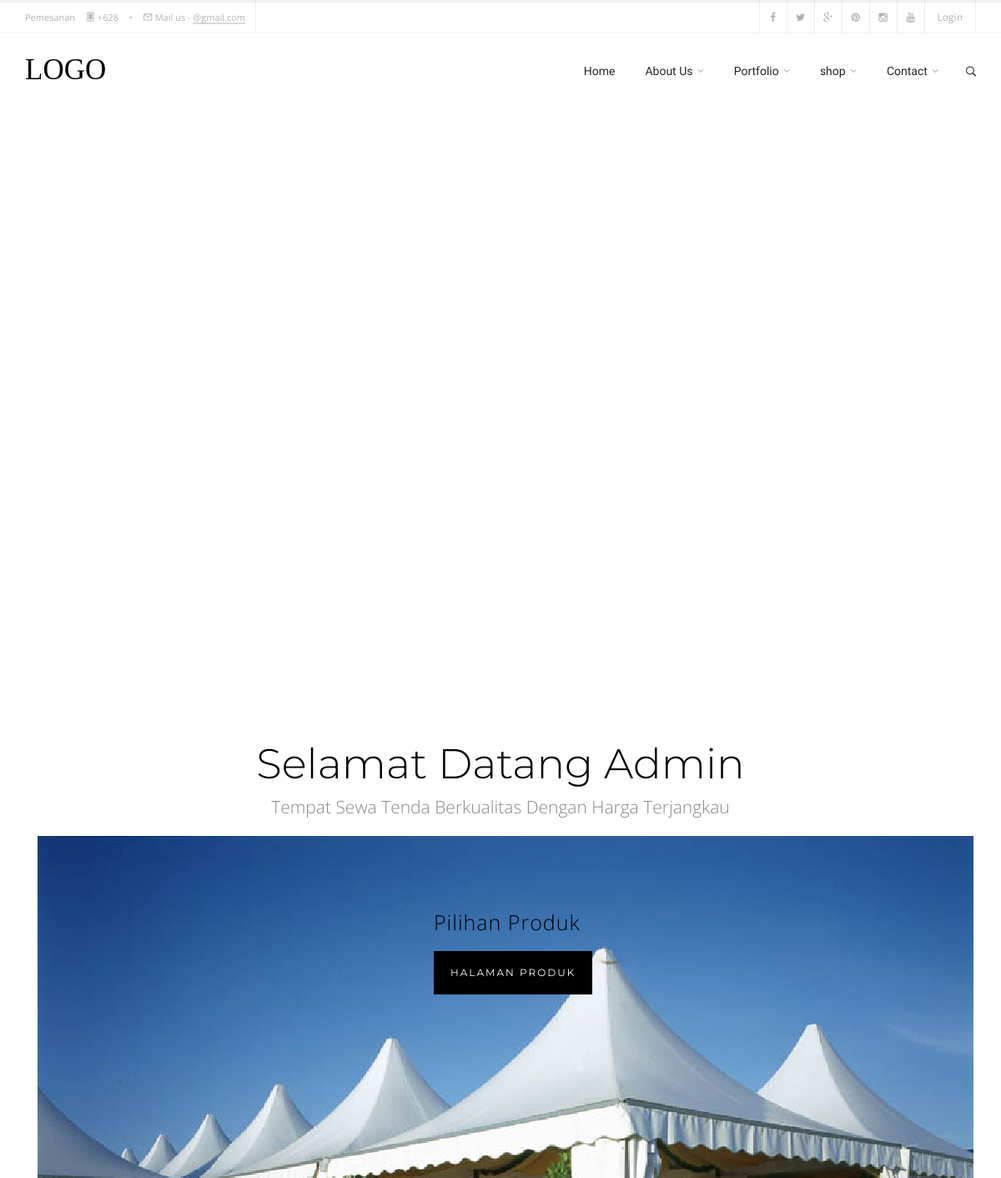
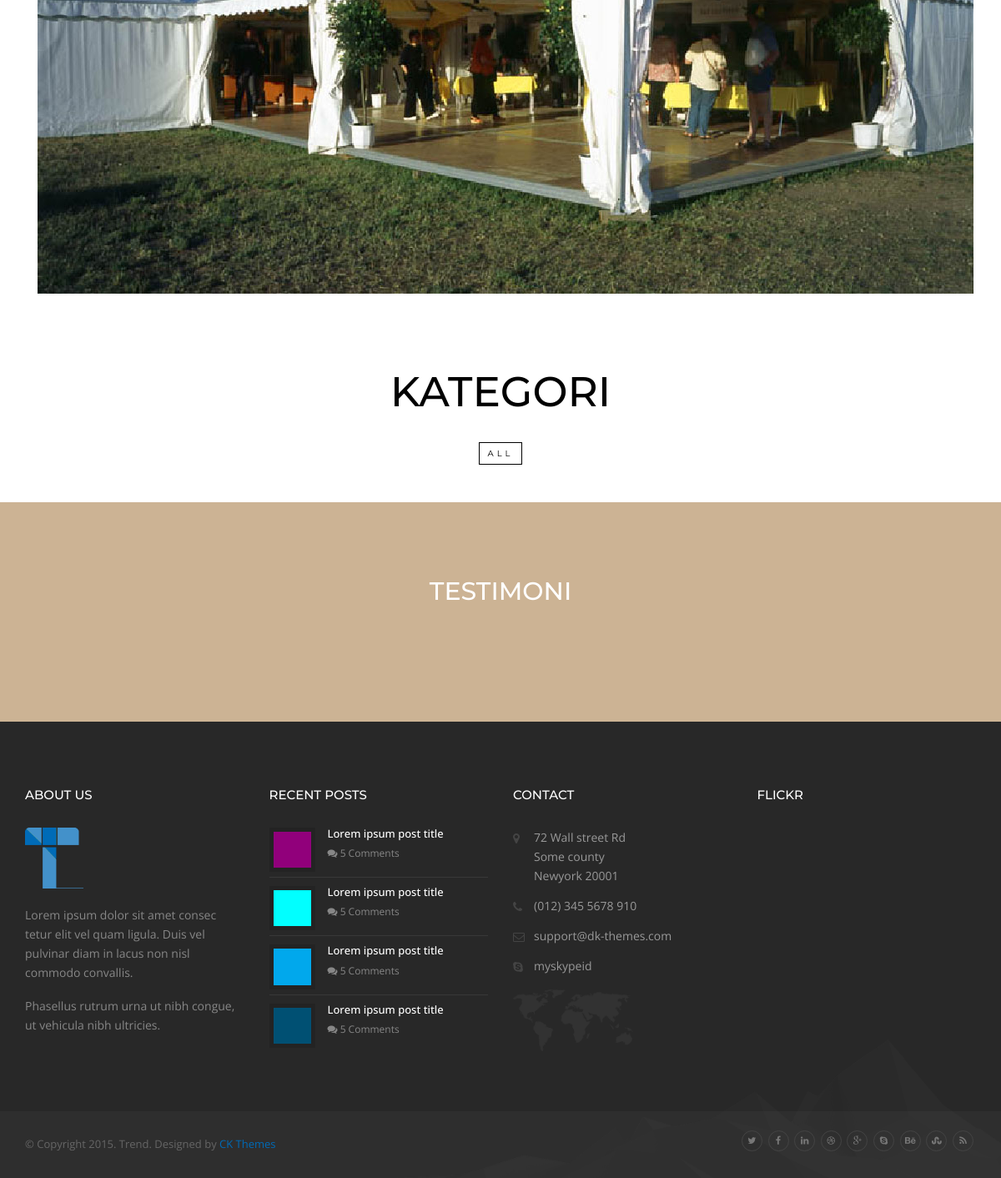
Before: / with the older database file (2 pictures, top to bottom).
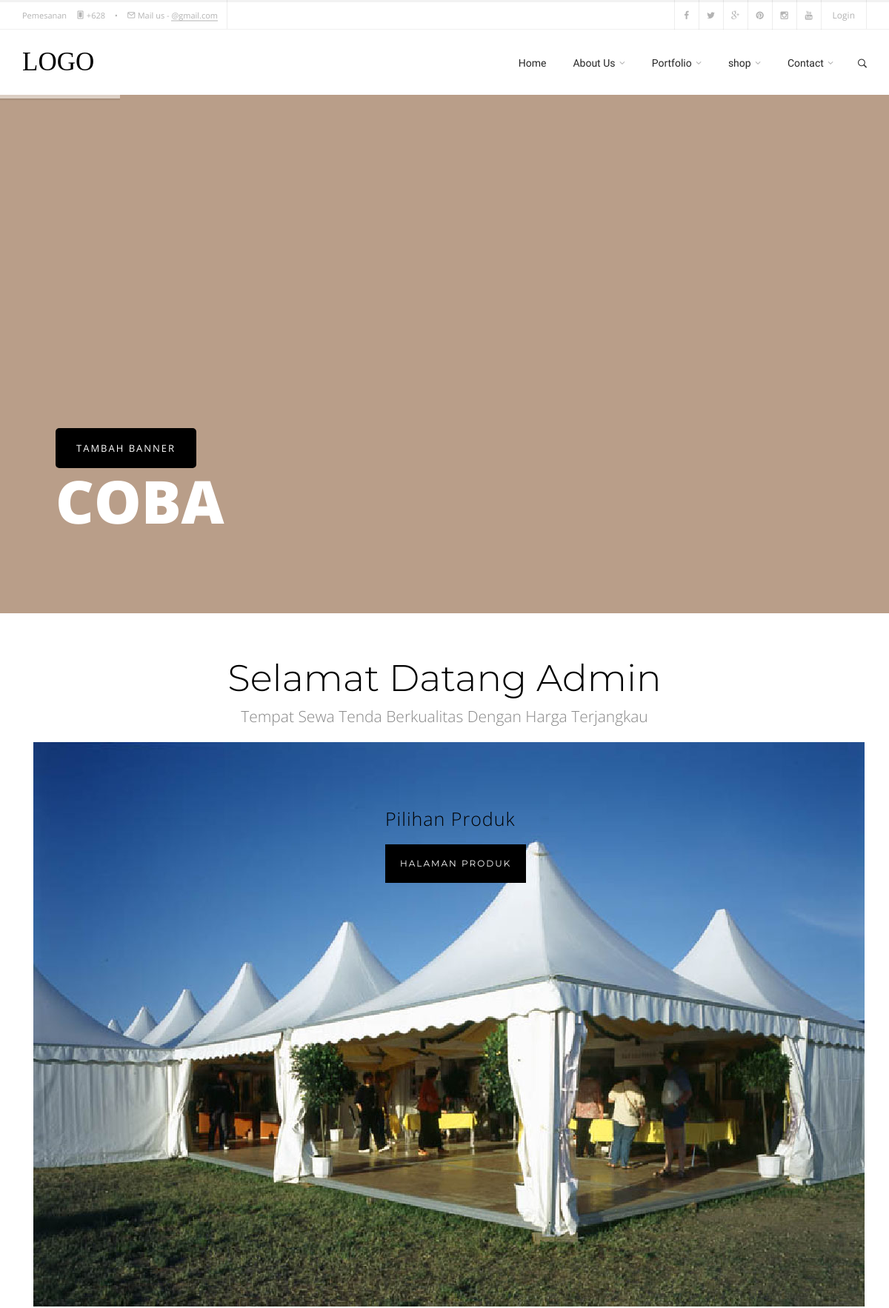
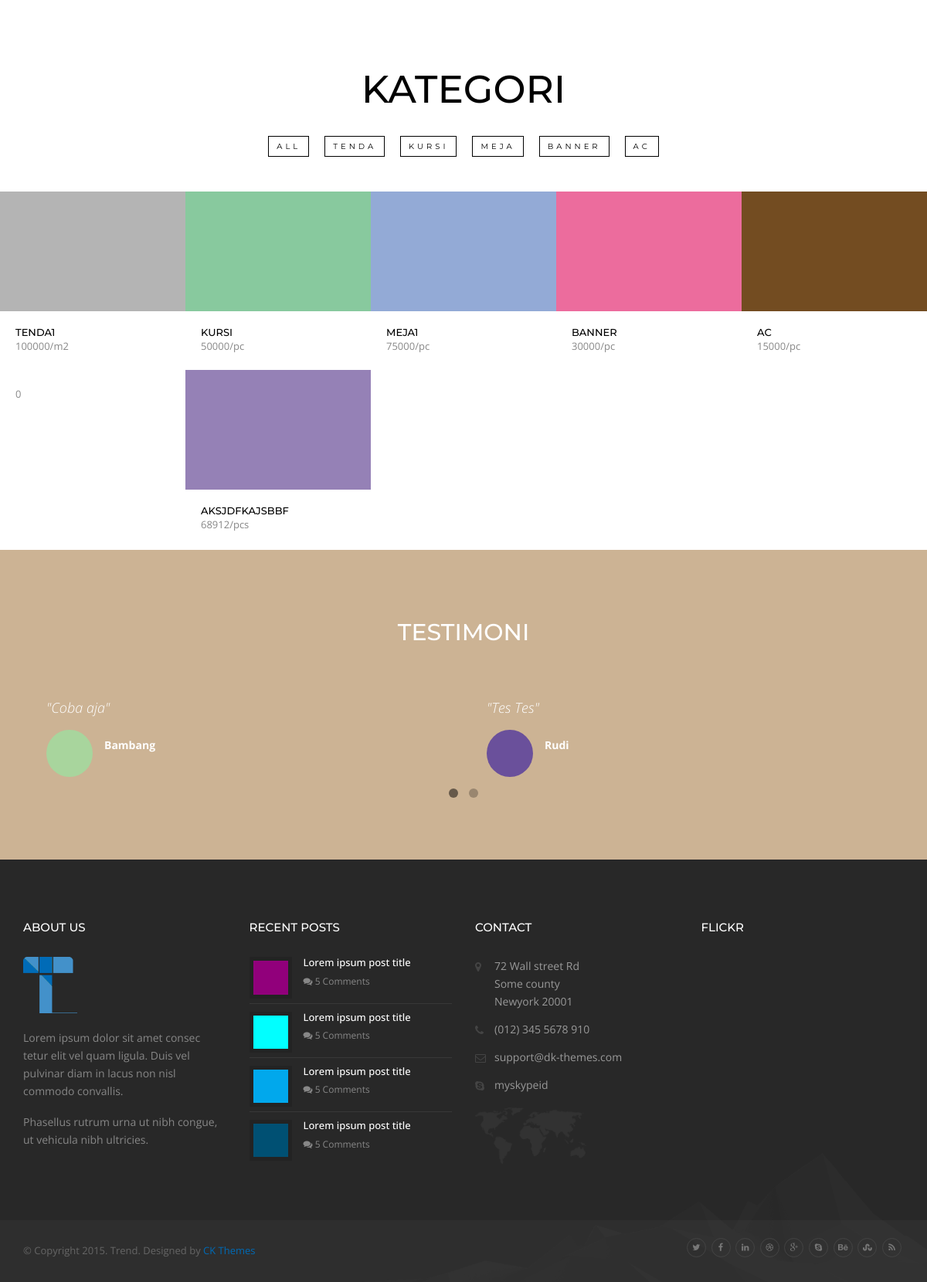
After: the same page with the newer database file (2 pictures, top to bottom).
### tables this page shows
CREATE TABLE `banner` (
  `id_banner` int(3) NOT NULL,
  `foto_banner` varchar(20) NOT NULL,
  `judul` varchar(30) NOT NULL,
  `subjudul` varchar(30) NOT NULL
);

CREATE TABLE `kategori` (
  `id_kategori` int(8) NOT NULL,
  `nama_kategori` varchar(30) NOT NULL
);

CREATE TABLE `produk` (
  `id` int(11) NOT NULL,
  `id_kategori` int(11) NOT NULL,
  `nama_produk` varchar(30) NOT NULL,
  `harga` int(8) NOT NULL,
  `satuan` varchar(10) NOT NULL,
  `foto_produk` varchar(30) NOT NULL,
  `terjual` int(3) NOT NULL
);

CREATE TABLE `testimoni` (
  `id_testimoni` int(3) NOT NULL,
  `nama` varchar(30) NOT NULL,
  `pesan_testimoni` varchar(100) NOT NULL,
  `foto_testimoni` varchar(20) NOT NULL
);

### index.php (called while the page is built, shortened)
<?php
	include "header_user.php";
	include "isi.php";
	include "footer_user.php";
?>

### home.php (the view, shortened to what this page needs)
<div class="slider-wrap">
	<div class="tp-banner-container">
		<div class="tp-banner" >
			<ul>
				<?php $ambil = $koneksi->query("SELECT * FROM banner");?>
				<?php while($perproduk = $ambil->fetch_assoc()){ ?>
				<li data-transition="fade" data-slotamount="1" data-masterspeed="1500" data-thumb="" data-delay="13000"  data-saveperformance="off"  data-title="Our Workplace">
					<div class="tp-caption customin customout tp-resizeme"
						data-x="left" data-hoffset="60"
						data-y="500"
						data-customin="x:0;y:0;z:0;rotationX:90;rotationY:0;rotationZ:0;scaleX:1;scaleY:1;skewX:0;skewY:0;opacity:0;transformPerspective:200;transformOrigin:50% 0%;"
						data-customout="x:0;y:0;z:0;rotationX:0;rotationY:0;rotationZ:0;scaleX:0.75;scaleY:0.75;skewX:0;skewY:0;opacity:0;transformPerspective:600;transformOrigin:50% 50%;"
						data-speed="1000"
						data-start="500"
						data-easing="Back.easeInOut"
						data-endspeed="300"
						style="font-size:80px;color:#fff;text-transform:uppercase;font-weight: 800 !important;letter-spacing: 0px;line-height: 120% !important;"
						><?php echo $perproduk ['judul']; ?>
					</div>
					<a href="banner.php" class="tp-caption small_title  customin customout tp-resizeme"
						data-x="left" data-hoffset="60"
						data-y="450"
						data-customin="x:0;y:0;z:0;rotationX:90;rotationY:0;rotationZ:0;scaleX:1;scaleY:1;skewX:0;skewY:0;opacity:0;transformPerspective:200;transformOrigin:50% 0%;"
						data-customout="x:0;y:0;z:0;rotationX:0;rotationY:0;rotationZ:0;scaleX:0.75;scaleY:0.75;skewX:0;skewY:0;opacity:0;transformPerspective:600;transformOrigin:50% 50%;"
						data-speed="1600"
						data-start="900"
						data-easing="Back.easeInOut"
						data-endspeed="300" style="	background: #000;
						padding:18px 28px;
						color: #fff;
						text-transform: uppercase;
						border: none;
						font-size: 13px;
						letter-spacing: 2px;
						border-radius: 0px;
						display: table;
						transition: .4s;
						border-radius:5px;
						">Tambah Banner</a>
				</li>
				<?php
				}
				?>
			</ul>
			<div class="tp-bannertimer"></div>
		</div>
	</div>
</div>
<div class="inner-content no-padding">
	<div class="container">
		<div class="welcome-content text-center">
			<h2>Selamat Datang Admin</h2>
			<p class="lead">Tempat Sewa Tenda Berkualitas Dengan Harga Terjangkau</p>
		</div>
	</div>
	<div class="container info-home">
		<div class="col-md-5">
			<img src="foto/tenda.jpg" alt="">
		</div>
		<div class="col-md-7">
			<h3>Pilihan Produk</em></h3>
			<a href="?halaman=produk" class="button btn-lg">Halaman Produk</a>
		</div>
	</div>
	<section id="portfolio-section">
		<div class="container">
			<h3 class="uppercase text-center"> Kategori</h3>
		</div>
		<ul class="filter" data-option-key="filter">
			<li><a class="selected" href="#filter" data-option-value="*">All</a></li>
			<?php
                     $query  = mysqli_query($koneksi, "SELECT * FROM kategori") or die (mysqli_error());
                     while ($kategori = mysqli_fetch_array($query)) {
               ?>
			<li><a href="#" data-option-value="<?php echo ".".$kategori['id_kategori']; ?>"><?php echo $kategori['nama_kategori']; ?></a></li>
			<?php
				}
			?>
		</ul>
		<div id="portfolio-home" class="isotope">
			<?php
                     $query  = mysqli_query($koneksi, "SELECT * FROM produk") or die (mysqli_error());
                     while ($produk = mysqli_fetch_array($query)) {
               ?>
			<div class="project-item <?php echo $produk['id_kategori']; ?>">
				<div class="project-gal">
					<img src="foto/produk/<?php echo $produk['foto_produk']; ?>" class="img-responsive" alt="">
				</div>
				<div class="project-info">
					<h2><?php echo $produk['nama_produk']; ?></h2>
					<p><?php echo $produk['harga'];?><?php echo $produk['satuan'];?></p>
				</div>
			</div>
			<?php
				}
			?>
		</div>
	</section>
<div class="parallax-bg3 padding70">
	<div class="container home-testimonials ">
		<div class="text-center space70">
			<h2 class="white uppercase">Testimoni</h2>
		</div>
		<div id="home-quote" class="owl-carousel owl-theme">
			<?php
                 $querytesti  = mysqli_query($koneksi, "SELECT * FROM testimoni") or die (mysqli_error());
                 while ($testimoni = mysqli_fetch_array($querytesti)) {
               ?>
			<div class="item">
				<div class="hq-info">
					<p>"<?php echo $testimoni['pesan_testimoni']; ?>"</p>
					<img src="foto/testimoni/<?php echo $testimoni['foto_testimoni']; ?>" alt="">
					<span><strong><?php echo $testimoni['nama']; ?></strong></span>
				</div>
			</div>
			<?php
				}
			?>
		</div>
	</div>
</div>

### header_user.php (shortened to what this page needs)
<!DOCTYPE html>
<html lang="en">
<head>
	<link rel="stylesheet" href="css/bootstrap.min.css" type="text/css">
	<link rel="stylesheet" href="js/owl-carousel/owl.carousel.css">
	<link rel="stylesheet" href="js/owl-carousel/owl.theme.css">
	<link rel="stylesheet" href="js/owl-carousel/owl.transitions.css">
	<link rel="stylesheet" href="js/rs-plugin/css/settings.css">
	<link rel="stylesheet" href="js/flexslider/flexslider.css">
	<link rel="stylesheet" href="js/isotope/isotope.css">
	<link rel="stylesheet" href="css/jquery-ui.css">
	<link rel="stylesheet" href="js/magnific-popup/magnific-popup.css">
	<link rel="stylesheet" href="css/style.css">
	<link rel="stylesheet" href="css/icomoon/style.css" type="text/css">
	<link rel="stylesheet" href="font-awesome/css/font-awesome.min.css" type="text/css">
	<link rel="stylesheet" href="css/color-scheme/default-blue.css" type="text/css">
</head>
<body>
<div class="outer-wrapper">
	<div id="top-bar" class="hidden-xs hidden-sm">
		<div class="container">
			<div class="row">
				<div class="col-md-12">
					<div class="top-bar-content">
						<p>Pemesanan <span></span><i class="icon-mobile2"></i> +628 <span></span>&bull;<span></span> <i class="icon-mail3"></i> Mail us - <a href="#">@gmail.com</a></p>
					</div>
					<div class="top-login">
						<a href="./shop-login.html">Login</a>
					</div>
					<div class="nav-social-icons">
						<ul class="social-icons">
							<li class="facebook">
								<a href="http://facebook.com" target="_blank">
								<i class="fa fa-facebook"></i><i class="fa fa-facebook"></i>
								</a>
							</li>
							<li class="twitter">
								<a href="http://twitter.com" target="_blank">
								<i class="fa fa-twitter"></i>
								</a>
							</li>
							<li class="google-plus">
								<a href="http://google.com" target="_blank">
								<i class="fa fa-google-plus"></i>
								</a>
							</li>
							<li class="pinterest">
								<a href="http://pinterest.com" target="_blank">
								<i class="fa fa-pinterest"></i>
								</a>
							</li>
							<li class="instagram">
								<a href="http://instagram.com" target="_blank">
								<i class="fa fa-instagram"></i>
								</a>
							</li>
							<li class="youtube">
								<a href="http://youtube.com" target="_blank">
								<i class="fa fa-youtube"></i>
								</a>
							</li>
						</ul>
					</div>
				</div>
			</div>
		</div>
	</div>
	<header id="header-main">
		<div class="container">
			<div class="navbar yamm navbar-default">
				<div class="navbar-header">
					<a href="index.php" class="navbar-brand">LOGO</a>
				</div>
				<div class="header-x pull-right">
					<div class="s-search">
						<div class="ss-trigger"><i class="icon-search2"></i></div>
					</div>
				</div>
				<div id="navbar-collapse-1" class="navbar-collapse collapse navbar-right">
					<ul class="nav navbar-nav">
						<li class="nav-item">
							<a class= "nav-link" href="index.html" >
								Home
							</a>
						</li>
				  <li class="dropdown">
							<a href="#" data-toggle="dropdown" class="dropdown-toggle">
								About Us
								<div class="arrow-up"><i class="fa fa-angle-down"></i></div>
							</a>
						</li>
				  <li class="dropdown">
							<a href="#" data-toggle="dropdown" class="dropdown-toggle">
								Portfolio
								<div class="arrow-up"><i class="fa fa-angle-down"></i></div>
							</a>
						</li>
				  <li class="dropdown">
							<a href="#" data-toggle="dropdown" class="dropdown-toggle">
								shop
								<div class="arrow-up"><i class="fa fa-angle-down"></i></div>
							</a>
						</li>
				  <li class="dropdown">
							<a href="#" data-toggle="dropdown" class="dropdown-toggle">
								Contact
								<div class="arrow-up"><i class="fa fa-angle-down"></i></div>
							</a>
						</li>
				  </ul>
				</div>
			</div>
		</div>
	</header>

### isi.php
<?php
$halaman = @$_GET['halaman'];
if($halaman == ""){
	include "home.php";
}else if (isset($_GET['halaman'])){
    if ($_GET['halaman']=="produk"){
        include 'produk.php';
    }elseif ($_GET['halaman']=="tambahproduk"){
        include 'tambahproduk.php';
    }elseif ($_GET['halaman']=="login"){
        if(@$_SESSION['admin']){
            header("location:indexadmin.php");
        }else{
            include 'login.php';
        }
    }elseif ($_GET['halaman']=="aboutus"){
        include 'about.php';
    }
}
?>

### footer_user.php (shortened to what this page needs)
<footer>
		<div class="container">
			<div class="row">
				<div class="col-md-3">
					<h4 class="space30">About us</h4>
			    <img src="images/basic/logo-ico.png" class="img-responsive space20" width="70" alt=""/>
					<p>Lorem ipsum dolor sit amet consec tetur elit vel quam ligula. Duis vel pulvinar diam in lacus non nisl commodo convallis.</p>
					<p>Phasellus rutrum urna ut nibh congue, ut vehicula nibh ultricies.</p>
				</div>
				<div class="col-md-3">
					<h4 class="space30">Recent Posts</h4>
			  <ul class="f-posts">
						<li>
							<img src="images/blog/1/1.jpg" class="img-responsive" alt=""/>
							<h5><a href="#">Lorem ipsum post title</a></h5>
							<p><i class="fa fa-comments"></i> 5 Comments</p>
						</li>
						<li>
							<img src="images/blog/1/2.jpg" class="img-responsive" alt=""/>
							<h5><a href="#">Lorem ipsum post title</a></h5>
							<p><i class="fa fa-comments"></i> 5 Comments</p>
						</li>
						<li>
							<img src="images/blog/1/3.jpg" class="img-responsive" alt=""/>
							<h5><a href="#">Lorem ipsum post title</a></h5>
							<p><i class="fa fa-comments"></i> 5 Comments</p>
						</li>
						<li>
							<img src="images/blog/1/4.jpg" class="img-responsive" alt=""/>
							<h5><a href="#">Lorem ipsum post title</a></h5>
							<p><i class="fa fa-comments"></i> 5 Comments</p>
						</li>
					</ul>
				</div>
				<div class="col-md-3">
					<h4 class="space30">Contact</h4>
			  <ul class="c-info">
						<li><i class="fa fa-map-marker"></i> 72 Wall street Rd<br>Some county<br>Newyork 20001
						</li>
						<li><i class="fa fa-phone"></i> (012) 345 5678 910</li>
						<li><i class="fa fa-envelope-o"></i> support@dk-themes.com</li>
						<li><i class="fa fa-skype"></i> myskypeid</li>
					</ul>
				</div>
				<div class="col-md-3">
					<h4 class="space30">Flickr</h4>
				</div>
			</div>
		</div>
	</footer>
	<div class="footer-bottom">
		<div class="container">
			<div class="row">
				<div class="col-md-8">
					<p>&copy; Copyright 2015. Trend. Designed by <a href="http://www.ckthemes.com" target="_blank">CK Themes</a></p>
				</div>
				<div class="col-md-4">
					<div class="f-social pull-right">
						<a class="fa fa-twitter" href="#"></a>
						<a class="fa fa-facebook" href="#"></a>
						<a class="fa fa-linkedin" href="#"></a>
						<a class="fa fa-dribbble" href="#"></a>
						<a class="fa fa-google-plus" href="#"></a>
						<a class="fa fa-skype" href="#"></a>
						<a class="fa fa-behance" href="#"></a>
						<a class="fa fa-stumbleupon" href="#"></a>
						<a class="fa fa-rss" href="#"></a>
					</div>
				</div>
			</div>
		</div>
	</div>
</div>
</body>
</html>

### js/isotope/isotope.css (style rules this page uses)
.isotope { margin-top: 10px; }

### css/icomoon/style.css (style rules this page uses)
[class^="icon-"], [class*=" icon-"] { font-family: 'icomoon'; speak: none; font-style: normal; font-weight: normal; font-variant: normal; text-transform: none; line-height: 1; -webkit-font-smoothing: antialiased; -moz-osx-font-smoothing: grayscale; }
.icon-mobile2:before { content: "\e609"; }
.icon-search2:before { content: "\e611"; }
.icon-mail3:before { content: "\e066"; }

### css/color-scheme/default-blue.css (style rules this page uses)
a { color: #006bb7; }

Changed rows visible on the page:
added banner: judul "COBA"
added kategori: nama_kategori "TENDA"
added kategori: nama_kategori "KURSI"
added kategori: nama_kategori "MEJA"
added kategori: nama_kategori "BANNER"
added kategori: nama_kategori "AC"
added produk: foto_produk (picture), nama_produk "TENDA1", harga "100000", satuan "/m2"
added produk: foto_produk (picture), nama_produk "KURSI", harga "50000", satuan "/pc"
added produk: foto_produk (picture), nama_produk "MEJA1", harga "75000", satuan "/pc"
added produk: foto_produk (picture), nama_produk "BANNER", harga "30000", satuan "/pc"
added produk: foto_produk (picture), nama_produk "AC", harga "15000", satuan "/pc"
added produk: harga "0"
added produk: foto_produk (picture), nama_produk "AKSJDFKAJSBBF", harga "68912", satuan "/pcs"
added testimoni: pesan_testimoni "Coba aja", foto_testimoni (picture), nama "Bambang"
added testimoni: pesan_testimoni "Tes Tes", foto_testimoni (picture), nama "Rudi"
